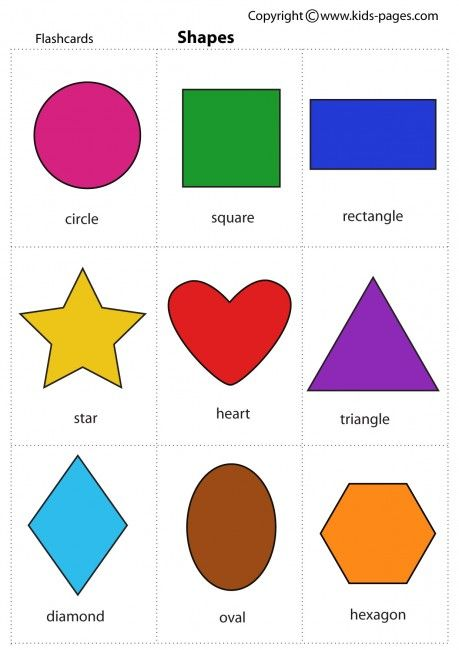
#> input picture DL/ComputerVision/OpenCV/shapes.jpg, 459 x 650 px
$ jupyter execute --allow-errors contours.ipynb
#> lines starting #> are read from the running program, lines starting #| are printed output that depends on the picture; after the words box and inside, x2 and y2 are one past the last pixel; in counts of white or black regions, pixels touching at a corner belong together
[cell 1]
import cv2
import matplotlib.pyplot as plt

[cell 2]
image = cv2.imread("./shapes.jpg")
#> image is the input picture: shape (650, 459, 3); mean B, G, R 210.3, 210.3, 221.9

[cell 3]
image_rgb = cv2.cvtColor(image, cv2.COLOR_BGR2RGB)
image_gray = cv2.cvtColor(image, cv2.COLOR_BGR2GRAY)
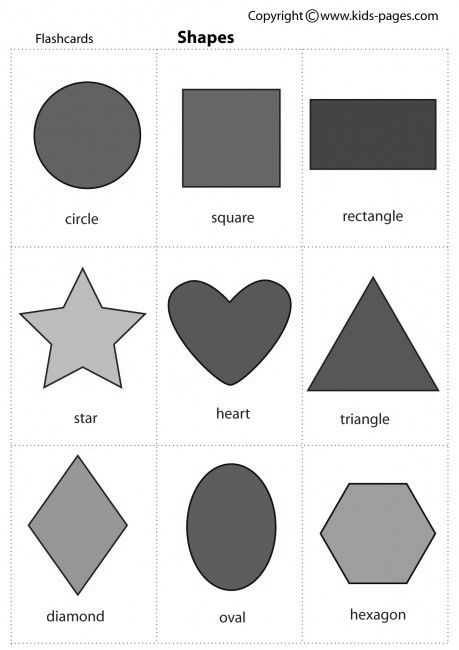
#> image_gray: shape (650, 459); min 0, max 255, mean 213.8

[cell 4]
gray = cv2.Canny(image_gray, 80,150)
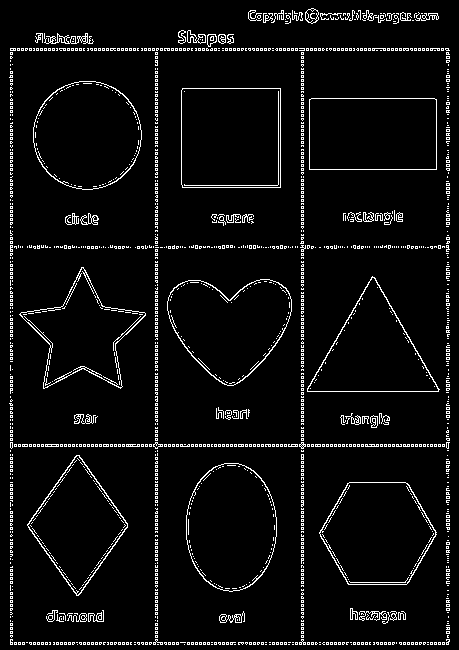
#> gray: shape (650, 459); 5.2% white in thin lines or dots

[cell 5]
retval, binary = cv2.threshold(image_gray, 200,255, cv2.THRESH_BINARY)
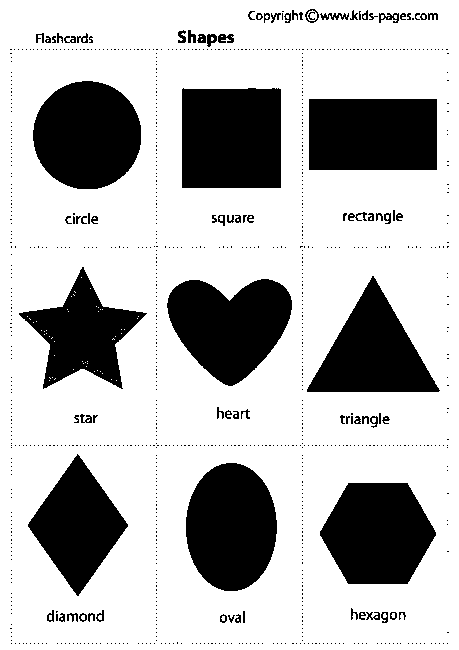
#> binary: shape (650, 459); 72.8% white; 942 black regions (859 under 20 px)

[cell 6]
plt.imshow(gray, cmap='gray')

[cell 7]
countours , hireachy = cv2.findContours(gray, cv2.RETR_LIST, cv2.CHAIN_APPROX_SIMPLE)
#> countours = 2402 contours, 2340 with area under 20; largest, box (x1, y1, x2, y2) and area: (181, 88, 281, 188) 9797, (181, 88, 281, 188) 9795, (33, 81, 142, 190) 9188, (186, 463, 277, 592) 9126, (33, 81, 142, 190) 9102; hireachy = 2402 rows, first 6: [1, -1, -1, -1], [2, 0, -1, -1], [3, 1, -1, -1], [4, 2, -1, -1], [5, 3, -1, -1], [6, 4, -1, -1]

# For bounding boxes using contours
sorted_contours = sorted(countours, key=cv2.contourArea, reverse=True)
#> sorted_contours has the same summary as countours
# (image, mode, method)
# mode -  hireachy relationship between contours
# method - how countours points are stored

[cell 8]
print(len(sorted_contours))
#| 2402

[cell 9]
contours = sorted_contours[1:10]
#> contours = 9 contours; largest, box (x1, y1, x2, y2) and area: (181, 88, 281, 188) 9795, (33, 81, 142, 190) 9188, (186, 463, 277, 592) 9126, (33, 81, 142, 190) 9102, (167, 279, 292, 386) 9075

[cell 10]
contour_image = image.copy()

for contour  in contours:
    x,y,w,h = cv2.boundingRect(contour)
    cv2.rectangle(contour_image, (x,y),(x+w,y+h),(0,0,255),2)
#> this loop made 9 passes
#> (x, y, w, h) on passes 1 to 9: (181, 88, 100, 100), (33, 81, 109, 109), (186, 463, 91, 129), (33, 81, 109, 109), (167, 279, 125, 107), (186, 463, 91, 129), (309, 98, 128, 72), (309, 98, 128, 72), (319, 482, 118, 103)
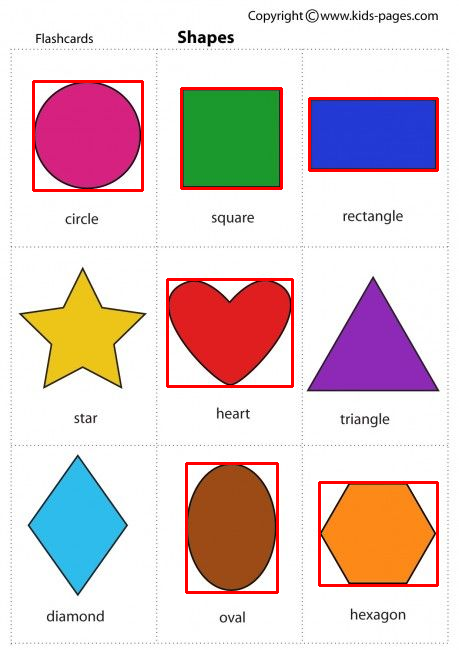
#> contour_image: shape (650, 459, 3); 2.59% of pixels changed, all inside (x1, y1, x2, y2) = (32, 80, 439, 594)

[cell 11]
plt.imshow(cv2.cvtColor(contour_image, cv2.COLOR_BGR2RGB))

[cell 12]
contours_binary, hireachy_binary = cv2.findContours(binary, cv2.RETR_LIST, cv2.CHAIN_APPROX_SIMPLE)
#> contours_binary = 1040 contours, 941 with area under 20; largest, box (x1, y1, x2, y2) and area: (0, 0, 459, 650) 297242, (181, 87, 282, 189) 10012, (32, 80, 142, 190) 9358, (185, 462, 278, 592) 9324, (308, 98, 438, 171) 9286; hireachy_binary = 1040 rows, first 6: [1, -1, -1, -1], [2, 0, -1, -1], [3, 1, -1, -1], [4, 2, -1, -1], [5, 3, -1, -1], [6, 4, -1, -1]

[cell 13]
contour_binary = image.copy()

[cell 14]
new_image_binary = cv2.drawContours(contour_binary, contours_binary, -1, (0,255,0),5)
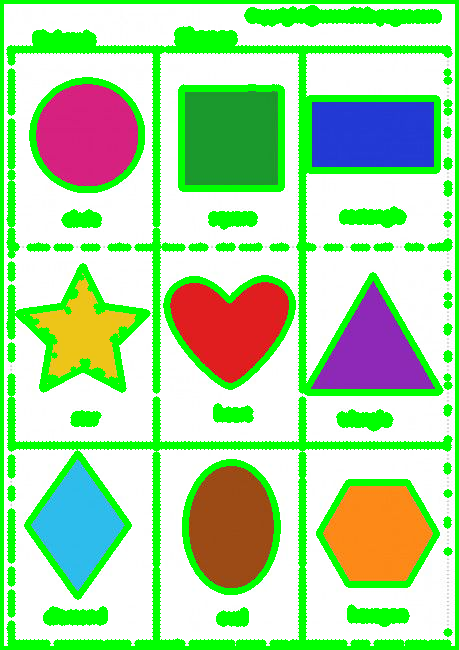
#> new_image_binary: shape (650, 459, 3); mean B, G, R 159.7, 219, 170.2
plt.imshow(new_image_binary, cmap='gray')

#> (a cell that did not finish here is left out)

[cell 16]
import numpy as np

[cell 17]
image_hsv = cv2.cvtColor(image, cv2.COLOR_BGR2HSV)
#> image_hsv: shape (650, 459, 3); mean H, S, V 27.1, 54.5, 236.1

[cell 18]
lower_bound = np.array([100,100,100], dtype= np.uint8)
upper_bound = np.array([180,185,200], dtype= np.uint8)

mask  = cv2.inRange(image_hsv, lower_bound,upper_bound)
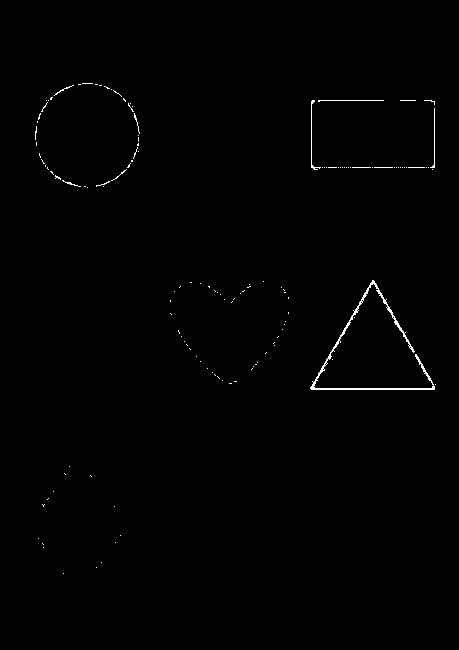
#> mask: shape (650, 459); 0.53% white in thin lines or dots, all inside (x1, y1, x2, y2) = (35, 83, 436, 574)

[cell 19]
contours, hireachy = cv2.findContours(mask, cv2.RETR_LIST, cv2.CHAIN_APPROX_SIMPLE)
#> contours = 147 contours, 146 with area under 20; largest, box (x1, y1, x2, y2) and area: (310, 280, 435, 390) 475; hireachy = 147 rows, first 6: [1, -1, -1, -1], [2, 0, -1, -1], [3, 1, -1, -1], [4, 2, -1, -1], [5, 3, -1, -1], [6, 4, -1, -1]

[cell 20]
contour_image = image.copy()

[cell 21]
cv2.drawContours(contour_image, contours, -1, (0,255,0), 5) # -1 thickness will fill the contour with the color
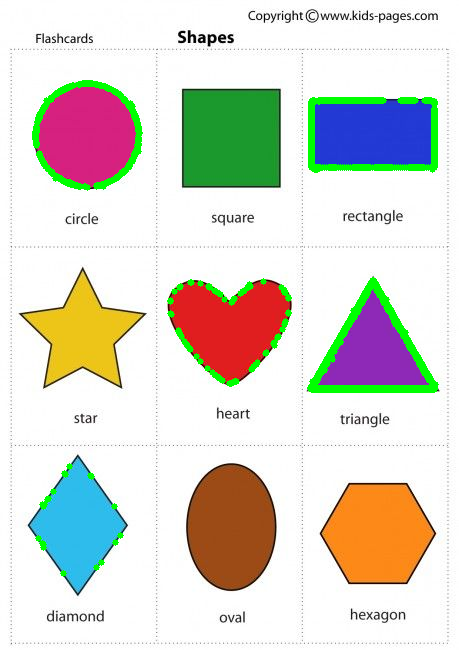
#> contour_image: shape (650, 459, 3); 3.19% of pixels changed, all inside (x1, y1, x2, y2) = (32, 80, 439, 577)

[cell 22]
plt.imshow(mask, cmap='gray')

[cell 23]
plt.imshow(cv2.cvtColor(contour_image, cv2.COLOR_BGR2RGB))
